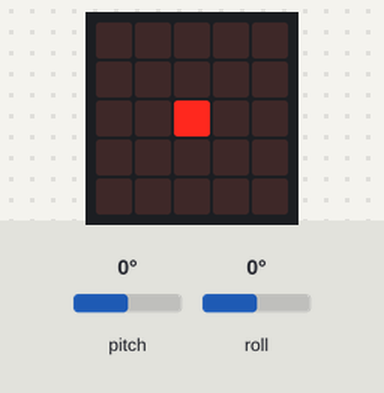
This program was run on a simulated BBC micro:bit (MakeCode). Shown: the board's 5×5 LED display. The inputs (shaded band) are chosen by the test bench; at power-on: pitch 0°, roll 0°.

Above: at 1.2 s.
1.3 s: pitch set to -172°
At 2.3 s:
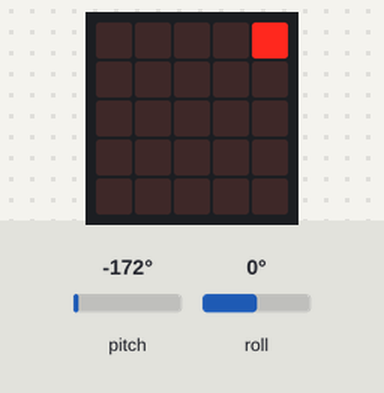
2.8 s: roll set to -172°
At 3.5 s:
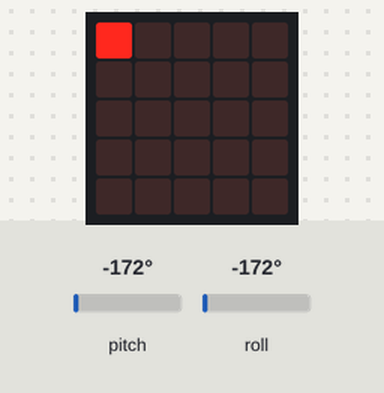
4.3 s: pitch set to 0°
At 4.8 s:
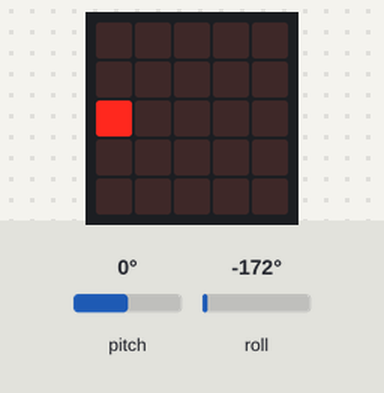
5.8 s: roll set to 90°
At 6.9 s:
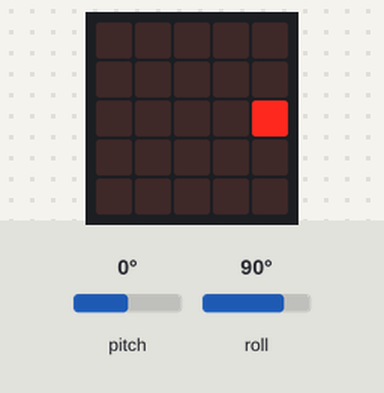
7.3 s: roll set to -34°
At 8.2 s:
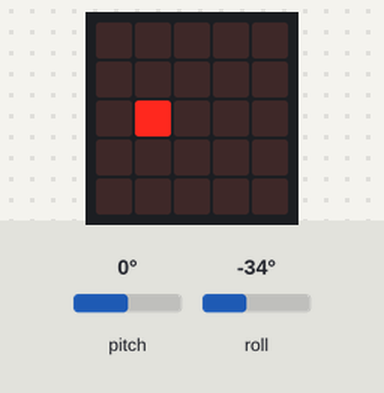
9.1 s: pitch set to -90°
At 9.6 s:
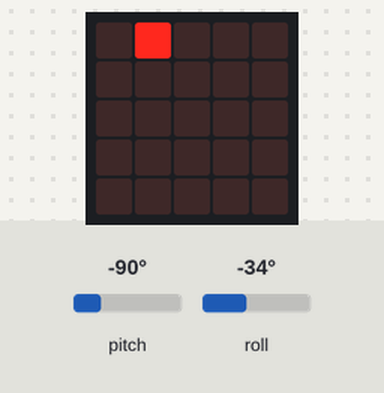
Timing chart, 0 to 11.6 s (numbered marks = the images above; inputs shaded):
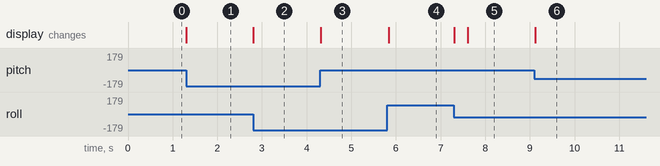

Measured:
- after the input at 1.3 s, the display: changes at once (image 1)
- after the input at 2.8 s, the display: changes at once (image 2)
- after the input at 4.3 s, the display: changes at once (image 3)
- after the input at 5.8 s, the display: changes at once (image 4)
- after the input at 7.3 s, the display: first changes at once (image 5 shows a later state)
- after the input at 9.1 s, the display: changes at once (image 6)

The program:

main.ts
```typescript
let x = 2
let y = 2
basic.forever(function () {
    basic.clearScreen()
    led.plot(x, y)
})
basic.forever(function () {
    if (input.rotation(Rotation.Roll) < -60) {
        x = 0
    }
    if (input.rotation(Rotation.Roll) >= -60 && input.rotation(Rotation.Roll) < -30) {
        x = 1
    }
    if (input.rotation(Rotation.Roll) > -30 && input.rotation(Rotation.Roll) < 30) {
        x = 2
    }
    if (input.rotation(Rotation.Roll) >= 30 && input.rotation(Rotation.Roll) < 60) {
        x = 3
    }
    if (input.rotation(Rotation.Roll) >= 60) {
        x = 4
    }
})
basic.forever(function () {
    if (input.rotation(Rotation.Pitch) < -60) {
        y = 0
    }
    if (input.rotation(Rotation.Pitch) >= -60 && input.rotation(Rotation.Pitch) < -30) {
        y = 1
    }
    if (input.rotation(Rotation.Pitch) > -30 && input.rotation(Rotation.Pitch) < 30) {
        y = 2
    }
    if (input.rotation(Rotation.Pitch) >= 30 && input.rotation(Rotation.Pitch) < 60) {
        y = 3
    }
    if (input.rotation(Rotation.Pitch) >= 60) {
        y = 4
    }
})
```

test.ts
```typescript
// 在這裡測試；當此封包作為擴充功能時，將不會編譯此內容。
```
